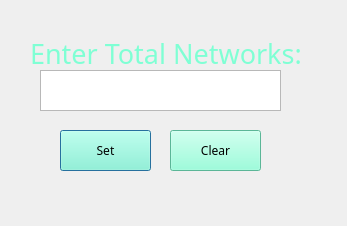
<?xml version="1.0" encoding="UTF-8"?>
<ui version="4.0">
 <class>hostDialog</class>
 <widget class="QDialog" name="hostDialog">
  <property name="geometry">
   <rect>
    <x>0</x>
    <y>0</y>
    <width>347</width>
    <height>226</height>
   </rect>
  </property>
  <property name="minimumSize">
   <size>
    <width>347</width>
    <height>226</height>
   </size>
  </property>
  <property name="maximumSize">
   <size>
    <width>347</width>
    <height>226</height>
   </size>
  </property>
  <property name="font">
   <font>
    <family>Bauhaus 93</family>
    <pointsize>20</pointsize>
   </font>
  </property>
  <property name="windowTitle">
   <string>Number of Networks</string>
  </property>
  <property name="styleSheet">
   <string notr="true">background-image: url('background.png');
color: Aquamarine;</string>
  </property>
  <widget class="QLabel" name="infoLabel">
   <property name="geometry">
    <rect>
     <x>30</x>
     <y>-60</y>
     <width>347</width>
     <height>226</height>
    </rect>
   </property>
   <property name="minimumSize">
    <size>
     <width>347</width>
     <height>226</height>
    </size>
   </property>
   <property name="maximumSize">
    <size>
     <width>347</width>
     <height>226</height>
    </size>
   </property>
   <property name="font">
    <font>
     <family>Bauhaus 93</family>
     <pointsize>20</pointsize>
    </font>
   </property>
   <property name="text">
    <string>Enter Total Networks:</string>
   </property>
  </widget>
  <widget class="QTextEdit" name="netEdit">
   <property name="geometry">
    <rect>
     <x>40</x>
     <y>70</y>
     <width>241</width>
     <height>41</height>
    </rect>
   </property>
   <property name="font">
    <font>
     <family>Bauhaus 93</family>
     <pointsize>20</pointsize>
    </font>
   </property>
   <property name="verticalScrollBarPolicy">
    <enum>Qt::ScrollBarAlwaysOff</enum>
   </property>
   <property name="horizontalScrollBarPolicy">
    <enum>Qt::ScrollBarAlwaysOff</enum>
   </property>
  </widget>
  <widget class="QPushButton" name="setBtn">
   <property name="geometry">
    <rect>
     <x>60</x>
     <y>130</y>
     <width>91</width>
     <height>41</height>
    </rect>
   </property>
   <property name="font">
    <font>
     <family>Bauhaus 93</family>
    </font>
   </property>
   <property name="styleSheet">
    <string notr="true">background-image: url();
background-color: Aquamarine;
color: Black;</string>
   </property>
   <property name="text">
    <string>Set</string>
   </property>
  </widget>
  <widget class="QPushButton" name="clrBtn">
   <property name="geometry">
    <rect>
     <x>170</x>
     <y>130</y>
     <width>91</width>
     <height>41</height>
    </rect>
   </property>
   <property name="font">
    <font>
     <family>Bauhaus 93</family>
    </font>
   </property>
   <property name="styleSheet">
    <string notr="true">background-image: url();
background-color: Aquamarine;
color: Black;</string>
   </property>
   <property name="text">
    <string>Clear</string>
   </property>
  </widget>
 </widget>
 <resources/>
 <connections/>
</ui>
